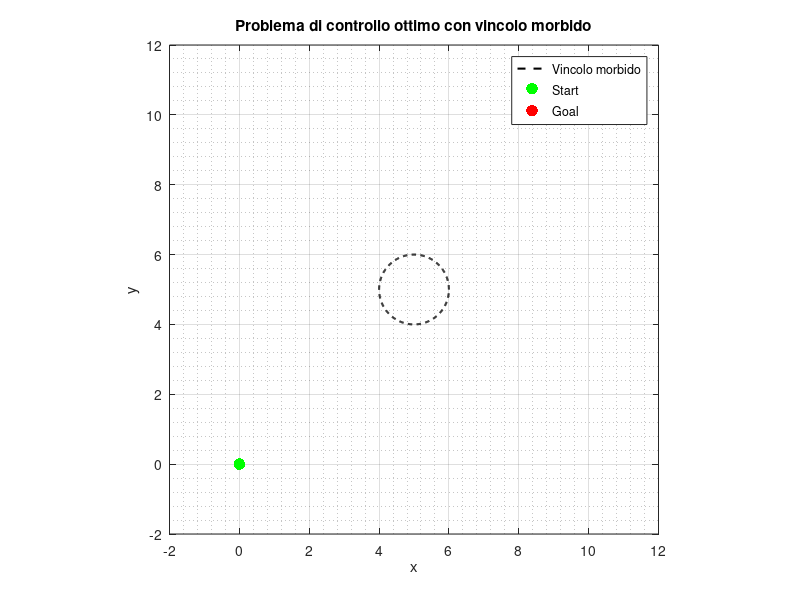

The MATLAB script that drew this image: (Note: this script raises an error after producing the figure.)
%% ========================================================================
%  Optimal Control with Adjoint Equations (Nonlinear System)
%  ------------------------------------------------------------------------
%  Questo script risolve un problema di controllo ottimo per un sistema 
%  dinamico non lineare (con attrito quadratico e vincolo morbido di traiettoria)
%  utilizzando un approccio iterativo basato su equazioni aggiunte (costate).
%
%  ------------------------------------------------------------------------
%% ========================================================================

clear; close all; clc;

%% ------------------------ Parametri del modello -------------------------
m   = 1;          % massa [kg]
Cd  = 0.35;       % coefficiente di resistenza
t0  = 0;          % tempo iniziale [s]
tf  = 10;         % tempo finale [s]

% Stati: [x; y; theta; v]
pos_i = [0; 0; pi/4];      % posizione e orientamento iniziali
pos_f = [10; 10; 0];       % posizione e orientamento finali
vel_i = 0;                 % velocità iniziale
vel_f = 1;                 % velocità finale

z_i = [pos_i; vel_i];
z_f = [pos_f; vel_f];

%% ----------------------- Pesi e vincoli del costo -----------------------
R = diag([0.0001, 0.0001]);             % peso sul controllo
Q = 0.05;                       % peso su penalizzazione velocità
P = diag([1000, 1000, 1, 1]);     % peso su stato finale
alpha = 10;                    % peso vincolo morbido (soft constraint)
sigma = 10;                     % parametro di “softness”
r = 1;                          % raggio vincolo circolare
xc = 5; yc = 5;                 % centro vincolo

%% -------------------------- Plot del vincolo ----------------------------
theta = linspace(0, 2*pi, 400);
x_cons = xc + r .* cos(theta);
y_cons = yc + r .* sin(theta);

figure('Position', [100 100 900 700]);
plot(x_cons, y_cons, 'k--', 'LineWidth', 1.5); hold on;
scatter(pos_i(1), pos_i(2), 70, 'g', 'filled');
scatter(pos_f(1), pos_f(2), 70, 'r', 'filled');
xlabel('x'); ylabel('y');
axis equal;
grid on; grid minor;
xlim([-2 12]); ylim([-2 12]);
legend('Vincolo morbido', 'Start', 'Goal');
title('Problema di controllo ottimo con vincolo morbido');

%% --------------------------- Discretizzazione ---------------------------
Nsegment = 500;                       % numero di passi temporali
Tu = linspace(t0, tf, Nsegment);       % vettore temporale
options = odeset('RelTol',1e-4,'AbsTol',1e-4);

%% ----------------------- Parametri dell’iterazione ----------------------
Nmax = 5000;                           % massimo numero iterazioni
step = 5e-5;                           % passo di aggiornamento controllo
eps  = 1e-2;                           % tolleranza di arresto
u = [ones(1, Nsegment); zeros(1, Nsegment)]; % controllo iniziale

%% ------------------------- Procedura Iterativa --------------------------
for ii = 1:Nmax

    % 1) Integrazione avanti degli stati
    tic
    [Tz, Z] = ode45(@(t,z) stateEq(t,z,u,Tu,m,Cd), [t0 tf], z_i, options);
    toc

    % 2) Integrazione indietro delle aggiunte
    Z_tf = Z(end,:)';
    lmb_tf = P*(Z_tf - z_f);
    [Tlmb, lmb] = ode45(@(t,l) AdjointEq(t,l,Z,Tz,Q,sigma,alpha,xc,yc,r,Cd,m), [t0 tf], lmb_tf, options);

    % Ribalta i risultati per allineare i tempi
    lmb = sort(lmb);
    Tlmb = sort(Tlmb);

    % Interpola le aggiunte per allinearle ai tempi di stato
    LMB = interp1(Tlmb, lmb, Tu, 'linear', 'extrap')';
    
    % 3) Calcolo del gradiente della Hamiltoniana
    dH = dHdu(u, Tu, LMB, Tz, m, R);
    H_Norm = norm(dH, 'fro');

    % Evita divergenza numerica
    if H_Norm >= 1e10
        H_Norm = 1e9;
        dH = dH ./ 1e6;
    end

    % 4) Aggiornamento controllo (gradiente discendente)
    u = u - step * dH;

    % Condizione di uscita opzionale
    if H_Norm < eps
        disp(['Convergenza raggiunta in ', num2str(ii), ' iterazioni.']);
        break;
    end

    a=0;
end

%% ------------------------- Visualizzazione finale -----------------------
Z1 = interp1(Tz, Z(:,1), Tu);
Z2 = interp1(Tz, Z(:,2), Tu);

plot(Z1, Z2, 'b', 'LineWidth', 2);
legend('Vincolo morbido', 'Start', 'Goal', 'Traiettoria ottima');
title('Traiettoria finale dopo ottimizzazione');



